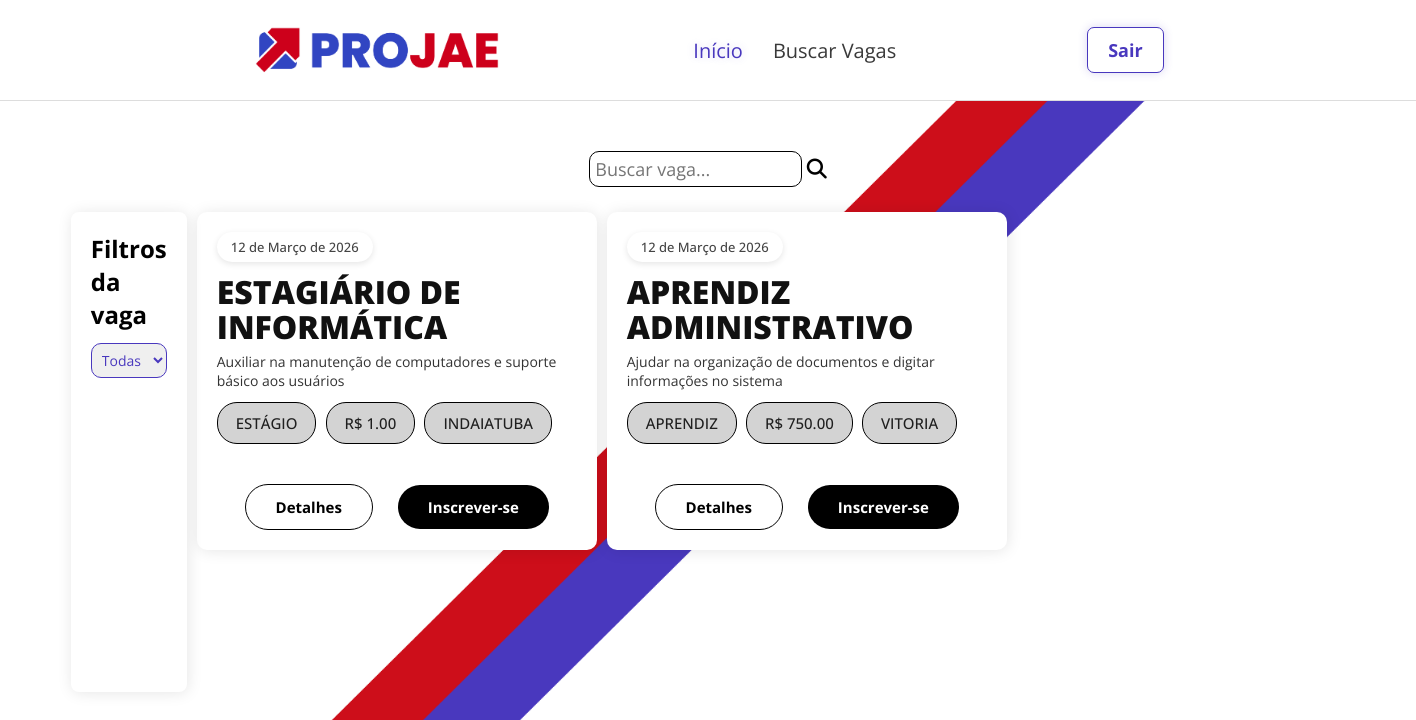
The page /public/views/vagas.php (signed in) on the database its author committed.
### tables this page shows
CREATE TABLE IF NOT EXISTS vagas (
    id_vaga INT AUTO_INCREMENT PRIMARY KEY,
    titulo VARCHAR(150) NOT NULL,
    descricao TEXT,
    tipo ENUM('Estágio','Aprendiz') NOT NULL,
    salario DECIMAL(10,2),
    cidade VARCHAR(100),
    status ENUM('aberta','fechada') DEFAULT 'aberta',
    data_publicacao TIMESTAMP DEFAULT CURRENT_TIMESTAMP,
    id_empresa INT NOT NULL,

    CONSTRAINT fk_vaga_empresa
    FOREIGN KEY (id_empresa)
    REFERENCES empresas(id_empresa)
    ON DELETE CASCADE
    ON UPDATE CASCADE
);

### src/controllers/VagaController.php (called while the page is built, shortened)
<?php
require_once __DIR__ . '/../config/config.php';
require_once __DIR__ . '/../models/Vaga.php';
function handleBuscarVaga($pdo)
{
    try {
        $vagaModel = new Vaga($pdo);
        return $vagaModel->buscarVagasAbertas();
    } catch (PDOException $e) {
        error_log("Erro ao trazer vagas: " . $e->getMessage());
        return [];
    }
}

### src/models/Vaga.php (called while the page is built, shortened)
<?php
class Vaga
{
    private $pdo;
    public function __construct($pdo)
    {
        $this->pdo = $pdo;
    }
    public function buscarVagasAbertas()
    {
        $stmt = $this->pdo->prepare("
        SELECT
            vagas.*,
            empresas.nome,
            DATE(vagas.data_publicacao) AS data_publicacao_formatada
        FROM vagas
        INNER JOIN empresas ON vagas.id_empresa = empresas.id_empresa
        WHERE vagas.status = 'aberta'
        ");
        $stmt->execute();
        return $stmt->fetchAll(PDO::FETCH_ASSOC);
    }
}

### public/views/vagas.php (the view, shortened to what this page needs)
<?php
require_once __DIR__ . "/../../src/controllers/VagaController.php";
$vagas = handleBuscarVaga($pdo);
$meses = [
    1  => 'Janeiro',
    2  => 'Fevereiro',
    3  => 'Março',
    4  => 'Abril',
    5  => 'Maio',
    6  => 'Junho',
    7  => 'Julho',
    8  => 'Agosto',
    9  => 'Setembro',
    10 => 'Outubro',
    11 => 'Novembro',
    12 => 'Dezembro'
];
?>
<!DOCTYPE html>
<html lang="pt-BR">
<head>
    <link rel="stylesheet" href="https://cdnjs.cloudflare.com/ajax/libs/font-awesome/6.5.0/css/all.min.css">
    <link rel="stylesheet" href="../assets/css/globalEimports.css">
    <link rel="stylesheet" href="../assets/css/navegation.css">
    <link rel="stylesheet" href="../assets/css/main.css">
    <link rel="stylesheet" href="../assets/css/vagas.css">
</head>
<body class="corpo">
    <header class="cabecalho">
        <div class="contentCabecalho">
            <div class="logo"><img class="img" src="../assets/img/imagotipo.png" alt="Projae logo"></div>
            <ul class="list">
                <li><a class="item-list active" href="" onclick="location.reload()">Início</a></li>
                <li><a class="item-list" href="vagas.php">Buscar Vagas</a></li>
            </ul>
            <div class="cta">
                <a href="./logout.php" class="btnSair">Sair</a>
            </div>
        </div>
    </header>
    <main class="principal">
        <search class="search">
            <input class="inputSearch" id="inputBusca" type="text" placeholder="Buscar vaga...">
            <i class="fa-solid fa-search"></i>
        </search>
        <div class="content">
            <aside class="filtros">
                <h1 style="font-weight: bold;">Filtros da vaga</h1>
                <select id="filtroTipo" class="input">
                    <option class="opcaoTipo" value="">Todas</option>
                </select>
            </aside>
            <div id="listagemVagas">
                <?php foreach ($vagas as $vaga): ?>
                    <div class="card"
                        data-titulo="<?= htmlspecialchars(strtolower($vaga['titulo'] ?? '')) ?>"
                        data-descricao="<?= htmlspecialchars(strtolower($vaga['descricao'] ?? '')) ?>"
                        data-cidade="<?= htmlspecialchars(strtolower($vaga['cidade'] ?? '')) ?>"
                        data-tipo="<?= htmlspecialchars($vaga['tipo'] ?? '') ?>">
                        <form method="POST" action="../../src/controllers/InscricaoController.php">
                            <?php
                            $dataRaw = $vaga['data_publicacao'] ?? '';
                            if ($dataRaw) {
                                $ts  = strtotime($dataRaw);
                                $dia = date('d', $ts);
                                $mes = $meses[(int) date('m', $ts)] ?? '';
                                $ano = date('Y', $ts);
                                $dataFormatada = "$dia de $mes de $ano";
                            } else {
                                $dataFormatada = '';
                            }
                            ?>
                            <p class="dataPublicacao"><?= htmlspecialchars($dataFormatada) ?></p>
                            <h1 class="cardTitulo"><?= htmlspecialchars($vaga['titulo']      ?? '') ?></h1>
                            <p class="descricao"><?= htmlspecialchars($vaga['descricao']   ?? '') ?></p>
                            <div class="tags">
                                <span class="tipo"><?= htmlspecialchars($vaga['tipo']    ?? '') ?></span>
                                <span class="salario">R$ <?= htmlspecialchars($vaga['salario'] ?? '') ?></span>
                                <span class="cidade"><?= htmlspecialchars($vaga['cidade']  ?? '') ?></span>
                            </div>
                            <div class="cta">
                                <button class="btn detalhes" type="button">Detalhes</button>
                                <button class="btn inscreverSe" type="submit">Inscrever-se</button>
                            </div>
                        </form>
                    </div>
                <?php endforeach; ?>
            </div>
        </div>
    </main>
</body>
</html>

### public/assets/css/globalEimports.css (style rules this page uses)
* { margin:0; padding:0; box-sizing:border-box; font-family: 'Open Sans', sans-serif; }

### public/assets/css/navegation.css (style rules this page uses)
.cabecalho { width: 100%; border-bottom: 1px solid #ddd; background-color: white; }
.contentCabecalho { display: flex; justify-content: space-between; align-items: center; max-width: 70%; height: 100px; background: white; padding: 0 40px; margin: 0 auto; }
.img { width: 250px; }
.list { display: flex; list-style: none; gap: 30px; }
.item-list { text-decoration: none; color: #3a3a3a; font-size: 20px; }
.active { text-shadow: 0px 0px 10px rgba(74, 56, 190, 0.2); color: #4938be; }
.cta { display: flex; justify-content: center; align-items: center; gap: 25px; }
.btnSair { text-decoration: none; padding: 10px 20px; border-radius: 7px; background-color: white; color: #4938be; border: #4938be solid 1px; box-shadow: rgba(74, 56, 190, 0.2) 0px 0px 10px; font-size: 18px; font-weight: 700; cursor: pointer; }

### public/assets/css/main.css (style rules this page uses)
.corpo { height: fit-content; overflow: hidden; background-image: url("../img/bg.png"); background-size: 110% 110%; background-repeat: no-repeat; background-position: center; z-index: 1; }
.principal { min-height: calc(100vh - 111px); width: 100%; padding-top: 50px; }
.content { width: 100%; max-width: 1100px; margin: 0 auto; }

### public/assets/css/vagas.css (style rules this page uses)
.corpo { overflow-y: visible; overflow-x: hidden; }
.search { display: block; display: flex; justify-content: center; align-items: center; margin-bottom: 25px; gap: 5px; }
.inputSearch { width: 15%; padding: 5px; font-size: 18px; border-radius: 10px; border: 1px solid black; }
.search > i { font-size: 20px; cursor: pointer; }
.content { display: grid; grid-template-columns: 1fr 5fr; max-width: 90%; gap: 10px; }
.filtros { box-shadow: 1px 1px 15px rgba(0, 0, 0, 0.1); background-color: #fff; padding: 20px; border-radius: 8px; position: sticky; top: 20px; height: 480px; display: flex; flex-direction: column; align-items: start; }
#filtroTipo { margin-top: 12px; padding: 6px; width: 100%; border-radius: 10px; border: 1px solid #4938be; color: #4938be; font-size: 14px; cursor: pointer; }
#filtroTipo option:checked { background-color: #4938be; color: white; }
.opcaoTipo { border: 1px solid #4938be; }
#listagemVagas { display: grid; grid-template-columns: repeat(3, 400px); gap: 10px; border-radius: 10px; }
.card { width: 100%; height: fit-content; background-color: #fff; box-shadow: 1px 1px 15px rgba(0, 0, 0, 0.1); border-radius: 10px; padding: 20px; }
.card form { display: flex; flex-direction: column; gap: 12px; }
.dataPublicacao, .dataInscricao { display: flex; align-items: center; gap: 10px; width: fit-content; background: white; color: #444; font-size: 13px; padding: 6px 14px; border-radius: 20px; font-weight: 500; box-shadow: 0 2px 6px rgba(0, 0, 0, 0.1); cursor: default; }
.cardTitulo { font-size: 32px; line-height: 1.1; font-weight: 800; color: #111; cursor: default; text-transform: uppercase; }
.descricao { font-size: 14px; color: #333; margin-top: -4px; cursor: default; }
.tipo, .salario, .cidade { display: inline-block; width: fit-content; padding: 10px 18px; border-radius: 20px; background: rgb(211, 211, 211); border: 1px solid #000000; color: #1f1f1f; font-size: 15px; font-weight: 500; cursor: default; margin-right: 5px; margin-bottom: 10px; text-transform: uppercase; }
.btn { margin-top: 18px; align-self: center; background-color: black; color: white; border: none; border-radius: 25px; padding: 12px 30px; font-size: 15px; font-weight: bold; cursor: pointer; transition: 0.3s; }
.detalhes { background-color: #fff; border: 1px solid #000000; color: black; }

### rows shown on the page
vagas: data_publicacao "12 de Março de 2026", titulo "ESTAGIÁRIO DE INFORMÁTICA", descricao "Auxiliar na manutenção de computadores e suporte básico aos usuários", tipo "ESTÁGIO", salario "1.00", cidade "INDAIATUBA"
vagas: data_publicacao "12 de Março de 2026", titulo "APRENDIZ ADMINISTRATIVO", descricao "Ajudar na organização de documentos e digitar informações no sistema", tipo "APRENDIZ", salario "750.00", cidade "VITORIA"
